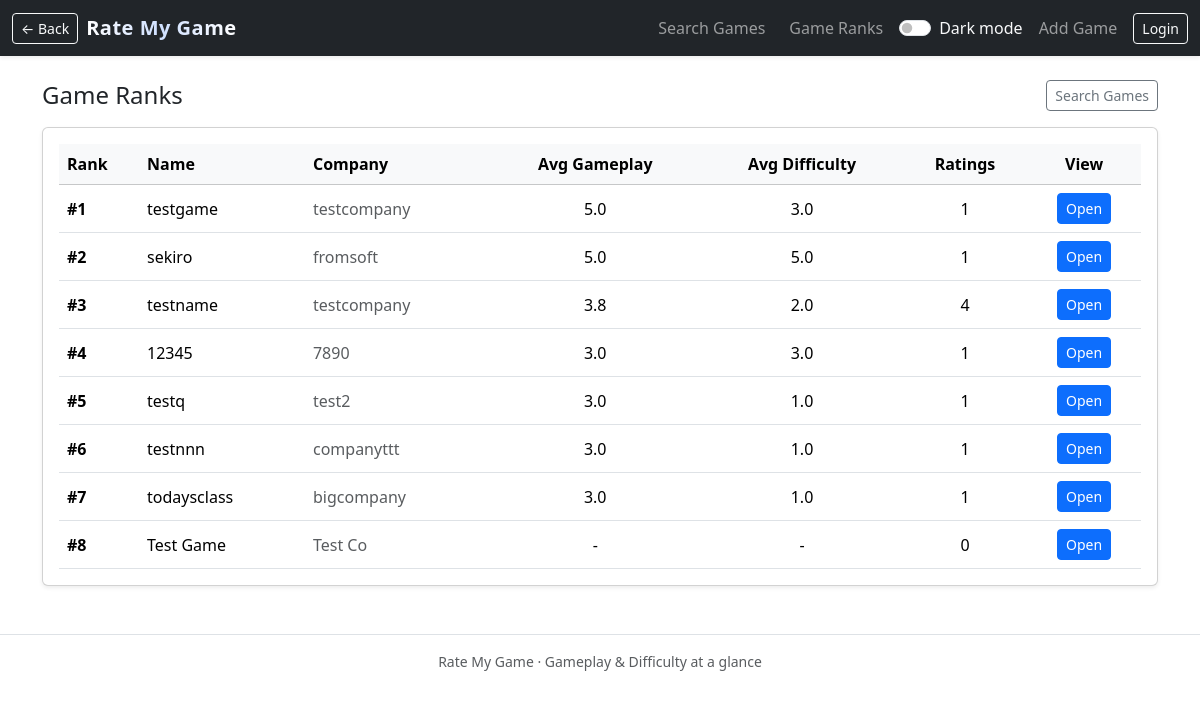
The page /ranks on the database as committed earlier.
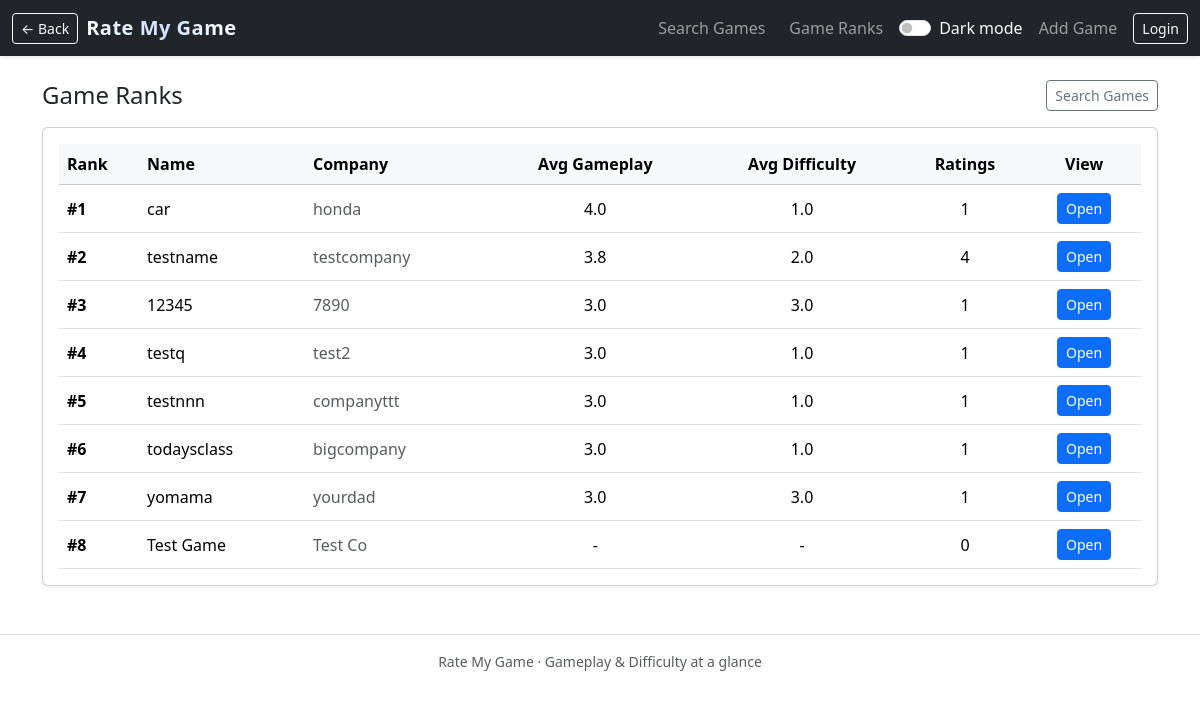
The same page on the database as committed later.
### rate_my_game/models.py (models this page shows, shortened)
class Game(db.Model):
    __tablename__ = "games"
    id = db.Column(db.Integer, primary_key=True)
    name = db.Column(db.String(120), nullable=False)
    company = db.Column(db.String(120), nullable=False)
    ratings = db.relationship("Rating", backref="game", lazy=True, cascade="all, delete-orphan")
    tags = db.relationship("GameTag", backref="game", lazy=True, cascade="all, delete-orphan")
    def average_gameplay(self):
        if not self.ratings:
            return None
        return sum(r.gameplay for r in self.ratings) / len(self.ratings)
    def average_difficulty(self):
        if not self.ratings:
            return None
        return sum(r.difficulty for r in self.ratings) / len(self.ratings)

class Rating(db.Model):
    __tablename__ = "ratings"
    id = db.Column(db.Integer, primary_key=True)
    game_id = db.Column(db.Integer, db.ForeignKey("games.id"), nullable=False)
    gameplay = db.Column(db.Integer, nullable=False)      # 1–5
    difficulty = db.Column(db.Integer, nullable=False)    # 1–5
    created_at = db.Column(db.DateTime, default=datetime.utcnow)

### rate_my_game/routes.py (the view)
    @app.route("/ranks")
    def ranks():
        games = Game.query.all()
        games.sort(key=lambda g: (g.average_gameplay() or 0), reverse=True)
        return render_template("ranks.html", games=games)

### rate_my_game/templates/ranks.html
{% extends "base.html" %}
{% block content %}
<div class="d-flex align-items-center justify-content-between flex-wrap gap-2 mb-3">
  <h1 class="h4 m-0">Game Ranks</h1>
  <a class="btn btn-outline-secondary btn-sm" href="{{ url_for('index') }}">Search Games</a>
</div>
<div class="card shadow-sm">
  <div class="card-body">
    <div class="table-responsive">
      <table class="table table-hover align-middle mb-0">
        <thead class="table-light">
          <tr>
            <th style="width: 80px">Rank</th>
            <th>Name</th>
            <th>Company</th>
            <th class="text-center">Avg Gameplay</th>
            <th class="text-center">Avg Difficulty</th>
            <th class="text-center">Ratings</th>
            <th class="text-center">View</th>
          </tr>
        </thead>
        <tbody>
          {% for game in games %}
          <tr>
            <td class="fw-semibold">#{{ loop.index }}</td>
            <td>{{ game.name }}</td>
            <td class="text-muted">{{ game.company }}</td>
            <td class="text-center">
              {% if game.average_gameplay() %} {{ "%.1f"|format(game.average_gameplay()) }} {% else %} - {% endif %}
            </td>
            <td class="text-center">
              {% if game.average_difficulty() %} {{ "%.1f"|format(game.average_difficulty()) }} {% else %} - {% endif %}
            </td>
            <td class="text-center">{{ game.ratings|length }}</td>
            <td class="text-center">
              <a class="btn btn-sm btn-primary" href="{{ url_for('game_detail', game_id=game.id) }}">Open</a>
            </td>
          </tr>
          {% else %}
          <tr>
            <td colspan="7" class="text-center text-muted py-4">No games yet. Add one to start ranking.</td>
          </tr>
          {% endfor %}
        </tbody>
      </table>
    </div>
  </div>
</div>
{% endblock %}

### rate_my_game/templates/base.html (shortened to what this page needs)
<!doctype html>
<html lang="en">
  <head>
    <link
      href="https://cdn.jsdelivr.net/npm/bootstrap@5.3.3/dist/css/bootstrap.min.css"
      rel="stylesheet"
    />
    <link
      rel="stylesheet"
      href="{{ url_for('static', filename='css/style.css') }}"
    />
  </head>
  <body>
    <nav class="navbar navbar-expand-lg navbar-dark bg-dark mb-4 shadow-sm">
      <div class="container-fluid">
        <div class="d-flex align-items-center gap-2">
          <button
            type="button"
            id="nav-back"
            class="btn btn-outline-light btn-sm"
            data-fallback="{{ url_for('index') }}"
            aria-label="Go back"
            title="Back"
          >
            &larr; Back
          </button>
          <a class="navbar-brand fw-bold mb-0" href="{{ url_for('index') }}">
            <span class="brand-title">Rate My Game</span>
          </a>
        </div>
        <div class="collapse navbar-collapse" id="navbarNav">
          <ul class="navbar-nav ms-auto align-items-lg-center gap-lg-2">
            <li class="nav-item">
              <a class="nav-link" href="{{ url_for('index') }}">Search Games</a>
            </li>
            <li class="nav-item">
              <a class="nav-link" href="{{ url_for('ranks') }}">Game Ranks</a>
            </li>
            <li class="nav-item">
              <div class="form-check form-switch text-nowrap my-2 my-lg-0">
                <input
                  class="form-check-input"
                  type="checkbox"
                  role="switch"
                  id="theme-toggle"
                />
                <label class="form-check-label text-light" for="theme-toggle">
                  Dark mode
                </label>
              </div>
            </li>
            <li class="nav-item">
              <a class="nav-link" href="{{ url_for('add_game') }}">Add Game</a>
            </li>
            {% if session.get('user_id') %}
            <li class="nav-item">
              <span class="navbar-text text-light small text-nowrap">
                Signed in as <span class="fw-semibold">{{ session.get('username') }}</span>
              </span>
            </li>
            <li class="nav-item">
              <form method="post" action="{{ url_for('logout') }}" class="d-inline">
                <button class="btn btn-outline-light btn-sm" type="submit">Logout</button>
              </form>
            </li>
            {% else %}
            <li class="nav-item">
              <a class="btn btn-outline-light btn-sm" href="{{ url_for('login') }}">Login</a>
            </li>
            {% endif %}
          </ul>
        </div>
      </div>
    </nav>
    <main class="container mb-5">{% block content %}{% endblock %}</main>
    <footer class="text-center text-muted small py-3 border-top bg-body">
      <span>Rate My Game &middot; Gameplay & Difficulty at a glance</span>
    </footer>
  </body>
</html>

### rate_my_game/static/css/style.css (style rules this page uses)
body { font-family: system-ui, -apple-system, BlinkMacSystemFont, "Segoe UI", sans-serif; }
.brand-title { letter-spacing: 0.5px; background: linear-gradient(90deg, #ffffff, #cfe0ff, #ffffff); -webkit-background-clip: text; background-clip: text; color: transparent; }
.btn, .form-control, .form-select { transition: box-shadow 0.15s ease, transform 0.1s ease; }

Rows that differ between the two databases and show on the page:
removed Game: name "testgame", company "testcompany", ratings|length "1"
removed Rating: average_gameplay "5.0", average_difficulty "3.0"
removed Game: name "sekiro", company "fromsoft", ratings|length "1"
removed Rating: average_gameplay "5.0", average_difficulty "5.0"
added Game: name "car", company "honda", ratings|length "1"
added Rating: average_gameplay "4.0", average_difficulty "1.0"
added Game: name "yomama", company "yourdad", ratings|length "1"
added Rating: average_gameplay "3.0", average_difficulty "3.0"
